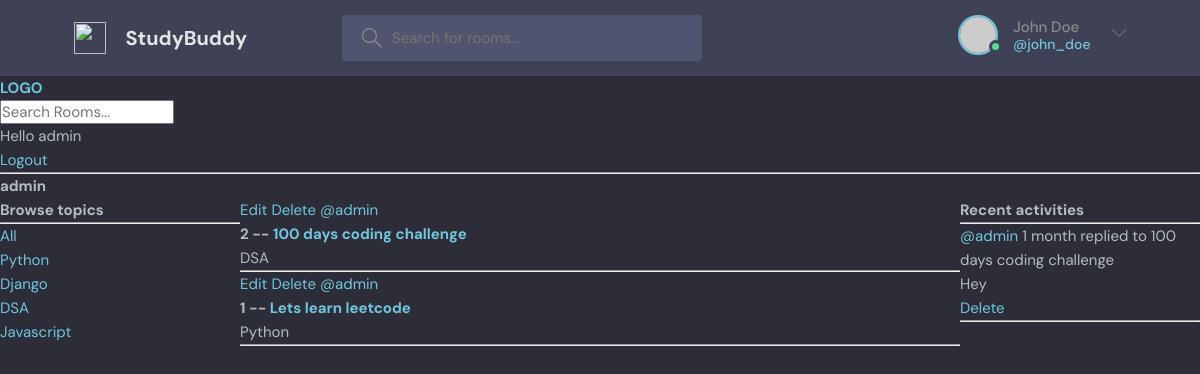
/profile/1/ (signed in), run on the app's committed database.
### base/models.py (models this page shows, shortened)
class Topic(models.Model):
    name = models.CharField(max_length= 200)

class Room(models.Model):
    host = models.ForeignKey(User, on_delete=models.SET_NULL, null = True)
    topic = models.ForeignKey(Topic, on_delete=models.SET_NULL, null = True)
    name = models.CharField(max_length=200)
    description = models.TextField(null = True, blank = True)
    participants = models.ManyToManyField(User, related_name="participants", blank = True)
    updated = models.DateTimeField(auto_now=True)
    created = models.DateTimeField(auto_now_add=True)
    class Meta:
        ordering = ['-updated', '-created']
    def __str__(self):
        return self.name

class Message(models.Model):
    user = models.ForeignKey(User, on_delete=models.CASCADE)
    room = models.ForeignKey(Room, on_delete=models.CASCADE)
    body = models.TextField(null = True)
    updated = models.DateTimeField(auto_now=True)
    created = models.DateTimeField(auto_now_add=True)
    class Meta:
        ordering = ['-updated', '-created']
    def __str__(self):
        return self.body[0:50]

### base/views.py (the view)
# urls.py: path('profile/<str:pk>/', views.userProfile, name="user-profile"),
@login_required(login_url='login')
def userProfile(request,pk):
    user = get_object_or_404(User, id=pk)  # This will return a 404 if the user doesn't exist
    rooms = user.room_set.all()
    room_messages = user.message_set.all()
    topics = Topic.objects.all()
    context = {'user':user, 'rooms': rooms, 'room_messages': room_messages, 'topics': topics
    }
    return render(request, 'base/profile.html', context)

### base/templates/base/profile.html (shortened to what this page needs)
{%extends 'main.html'%}
{% block content %}
    <h1>{{user.username}}</h1>
<div class = "profile-container">
    <div>
        {% include 'base/topics_component.html'%}
    </div>
    <div>
        {% include 'base/feed_component.html'%}
    </div>
    <div>
        {% include 'base/activity_component.html'%}
    </div>
</div>
{% endblock %}

### templates/navbar.html
<a href = '/'>
    <h1>LOGO</h1>
</a>
<form method = "GET" action = "{% url 'home' %}">
    <input type = "text" name = "q" placeholder="Search Rooms...">
</form>
{% if request.user.is_authenticated %}
<p>Hello {{request.user}}</p>
<a href = "{% url 'logout' %}"> Logout </a>
{% else %}
<a href = "{% url 'login' %}">Log in</a>
{% endif %}
<hr>

### base/templates/base/topics_component.html
<h3>Browse topics</h3>
<hr>
<div>
    <a href = "{% url 'home' %}">All</a>
</div>
{% for topic in topics %}
<div>
    <a href = "{% url 'home' %}?q={{topic.name}}">{{topic.name}}</a>
</div>
{% endfor %}

### base/templates/base/feed_component.html
<div>
    {% for room in rooms %}
        <div>
            {% if request.user == room.host %}
                <a href="{% url 'update-room' room.id %}">Edit</a>
                <a href="{% url 'delete-room' room.id %}">Delete</a>
            {% endif %}
            {% if room.host and room.host.id %}
                <a href="{% url 'user-profile' room.host.id %}">@{{ room.host.username }}</a>
            {% else %}
                <span>Host không hợp lệ</span>
            {% endif %}
            <h5>{{ room.id }} -- <a href="{% url 'room' room.id %}">{{ room.name }}</a></h5>
            <small>{{ room.topic.name }}</small>
            <hr>
        </div>
    {% endfor %}
</div>

### base/templates/base/activity_component.html
<h3>Recent activities</h3>
<hr>
{% for message in room_messages %}
    <div>
        <small><a href = "{% url 'user-profile' message.user.id %}">@{{message.user}}</a> {{message.created| timesince}}</small>
        <small>replied to {{message.room}}</small>
        <p>{{message}}</p>
        {% if request.user == message.user %}
        <a href = "{% url 'delete-message' message.id%}">Delete</a>
        {% endif %}
        <hr>
    </div>
{%endfor%}

### static/styles/style.css (style rules this page uses)
:root { --color-main: #71c6dd; --color-main-light: #e1f6fb; --color-dark: #3f4156; --color-dark-medium: #51546e; --color-dark-light: #696d97; --color-light: #e5e5e5; --color-gray: #8b8b8b; --color-light-gray: #b2bdbd; --color-bg: #2d2d39; --color-success: #5dd693; --color-error: #fc4b0b; }
* { font-family: "DM Sans", -apple-system, BlinkMacSystemFont, "Segoe UI", Roboto, Oxygen, Ubuntu, Cantarell, "Open Sans", "Helvetica Neue", sans-serif; margin: 0; padding: 0; box-sizing: border-box; text-rendering: optimizeLegibility; font-size: inherit; }
html { font-size: 56.25%; }
@media only screen and (min-width: 1200px) { html { font-size: 62.5%; } }
body { line-height: 1.6; font-weight: 400; font-size: 1.5rem; color: var(--color-light-gray); background-color: var(--color-bg); min-height: 100vh; }
a { display: inline-block; color: var(--color-main); text-decoration: none; }

### base/templates/base/profile.html (style rules this page uses)
.profile-container { display: grid; grid-template-columns: 1fr 3fr 1fr; }

### data on the page
Topic: name "Python"
Topic: name "Django"
Topic: name "DSA"
Topic: name "Javascript"
Room: shows "Edit", host.username "admin", id "2", name "100 days coding challenge", topic.name "DSA"
Room: shows "Edit", host.username "admin", id "1", name "Lets learn leetcode", topic.name "Python"
Message: user "admin", created "1 month", room "100 days coding challenge", body "Hey", shows "Delete"

### other printed values
{{ request.user }} "admin"
{{ user.username }} "admin"
